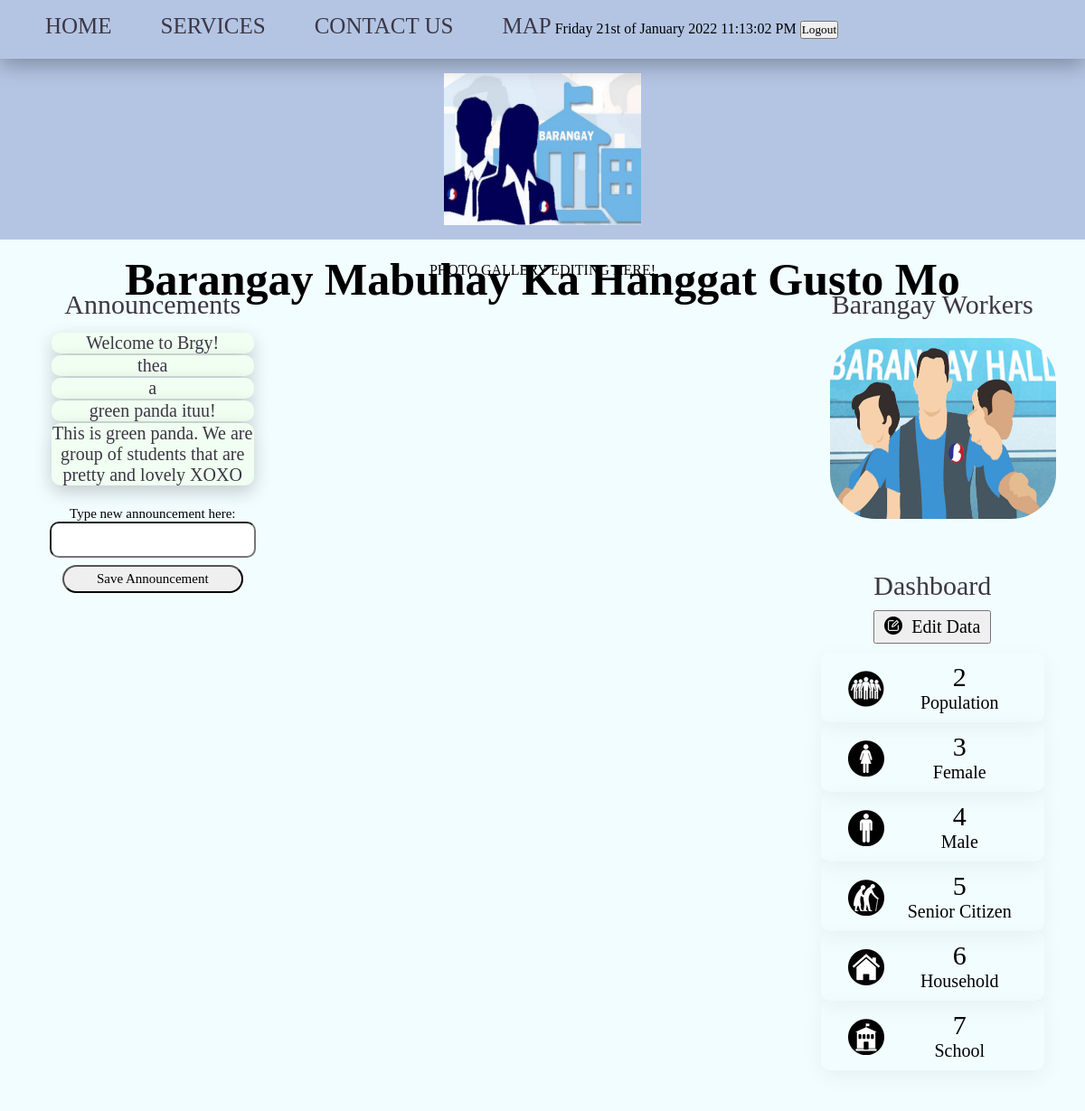
Page /admin_home.php on the committed database.
### tables this page shows
CREATE TABLE `announcements` (
  `id` int(11) NOT NULL,
  `text_anno` mediumtext NOT NULL
);

### database/edit_home.php (called while the page is built, shortened)
<?php
    require('database/db.php');
    $data_ann = "SELECT text_anno  FROM announcements";
    $result_ann = mysqli_query($con,$data_ann);
    $row_ann = mysqli_fetch_assoc($result_ann);
    extract($row_ann);
    $data_dash = "SELECT population, female, male, senior, household, school  FROM dashboard where dashID = (SELECT MAX(dashID) FROM dashboard)";
    $result_dash = mysqli_query($con,$data_dash);
    $row_dash = mysqli_fetch_assoc($result_dash);
    extract($row_dash);
?>

### admin_home.php (the view, shortened to what this page needs)
<!DOCTYPE html>
<html lang="en">
<head>
    <link rel="stylesheet" type="text/css" href="css/home.css">
</head>
<body>
    <?php require('database/edit_home.php'); ?>
    <div class="container">
        <div class = "headings">
            <ul>
                <span class="nav">
                    <li><a href="admin_home.php"><span class="nav_title">HOME</span></a></li>
                    <li><a href="#"><span class="nav_title">SERVICES</span></a></li>
                    <li><a href="admin_contacts.php"><span class="nav_title">CONTACT US</span></a></li>
                    <li><a href="#"><span class="nav_title">MAP</span></a></li>
                </span>
                <li class="date">
                    <?php
                        echo date("l jS \of F Y h:i:s A");
                    ?>
                </li>
                <li class="login"><a href="logout.php"><button class="login_btn">Logout</button></a></li>
            </ul>
        </div>
        <div class="barangay">
            <ul>
                <li><img src="images/brgy.jpg" align="middle" width="220px" height="170px"></li>
                <li><span class="brgy_name"><h1>Barangay Mabuhay Ka Hanggat Gusto Mo</h1></span></li>
            </ul>
        </div>
    </div>
    <div class="home_main">
        <div class="announcements">
            <div class="announcement_title">Announcements</div>
            <div class="display_ann">
                <div class="content_ann">
                    <?php
                        if(mysqli_num_rows($result_ann) > 0){
                            echo "<table>";
                            while($row = mysqli_fetch_array($result_ann)){
                                echo "<tr>";
                                    echo "<td>" . $row['text_anno'] . "</td> ";
                                echo "</tr>";
                            }
                            echo "</table>";
                        } else{
                            echo "No records matching your query were found.";
                        }
                    ?>
                </div>
            </div>
            <div class="new_ann">
                <form action = "admin_home.php" method="POST">
                    <div class="in_ann"><label>Type new announcement here: </label><input type="text" name = "annform" required></div>
                    <input type="submit" value="Save Announcement" name="insert_ann" class="ann_btn">
                </form>
            </div>
        </div>
        <div class="gallery">
            PHOTO GALLERY EDITING HERE!
        </div>
        <div class="workers_dash">
            <div class="brgy_workers">
                <a href="admin_workers.php">
                    <span class="brgy_workers_title">Barangay Workers</span>
                    <img src="images/official.jpg"><br>
                </a>
            </div>
            <div class="dashboard">
                <div class="brgy_workers_title">Dashboard</div>
                <button onclick = "openForm('edit')" class= "edit">
                    <img src="images/edit_icon.png" width="20px" height="20px" align="middle">
                    <span class="txt">Edit Data</span>
                </button>
                <div>
                    <ul>
                        <li>
                            <div class="imgs"><img src="images/population.png"></div>
                            <span class="num"><?php echo "".$population?></span><br>
                            <span class="dashboard_title">Population</span>
                        </li>
                        <li>
                            <div class="imgs"><img src="images/female.png"></div>
                            <span class="num"><?php echo "".$female?></span><br>
                            <span class="dashboard_title">Female</span>
                        </li>
                        <li>
                            <div class="imgs"><img src="images/male.png"></div>
                            <span class="num"><?php echo "".$male?></span><br>
                            <span class="dashboard_title">Male</span>
                        </li>
                        <li>
                            <div class="imgs"><img src="images/senior.png"></div>
                            <span class="num"><?php echo "".$senior?></span><br>
                            <span class="dashboard_title">Senior Citizen</span>
                        </li>
                        <li>
                            <div class="imgs"><img src="images/house.png"></div>
                            <span class="num"><?php echo "".$household?></span><br>
                            <span class="dashboard_title">Household</span>
                        </li>
                        <li>
                            <div class="imgs"><img src="images/school.png"></div>
                            <span class="num"><?php echo "".$school?></span><br>
                            <span class="dashboard_title">School</span>
                        </li>
                    </ul>
                </div>
            </div>
        </div>
    </div>
</body>
</html>

### css/home.css (style rules this page uses)
* { margin: 0; padding: 0; box-sizing: border-box; font-family: 'Times New Roman', Times, serif; }
:root { --honeydew: #F0FFF1; --webcolor: #F2FDFF; --powder_blue: #9AD4D6; --cadet_blue: #69A2B0; --light_steel_blue: #B4C5E4; --black: #000000; --black_coffee: #3C3744; --white: #FFFFFF; }
body { background: var(--honeydew); margin: auto; transition: 0.5s; }
.container { width: 100%; text-align: center; position: relative; }
.headings { overflow: hidden; background-color: var(--light_steel_blue); position: fixed; top: 0; width: 100%; height: 65px; box-shadow: 0 7px 25px rgba(0, 0, 0, 0.3); text-align: start; }
.headings ul li { list-style: none; display: inline-block; margin-top: 15px; }
.nav li a { font-size: 25px; margin-left: 50px; color: var(--black_coffee); text-decoration: none; }
.barangay { height: 200px; background-color: var(--light_steel_blue); margin-top: 65px; }
.barangay ul li { display: inline-block; padding: 15px; justify-content: space-between; }
.barangay ul li .brgy_name { font-size: 25px; }
.barangay ul li img { padding: 1px; }
.home_main { width: 100%; display: table; padding: 25px; text-align: center; background-color: var(--webcolor); }
.announcements { float: left; width: 25%; padding: 30px; }
.announcement_title { font-size: 30px; color: var(--black_coffee); }
.gallery { float: left; width: 50%; }
.workers_dash { float: left; width: 25%; }
.brgy_workers { height: 100%; padding: 30px; }
.brgy_workers a { text-decoration: none; font-size: 30px; color: var(--black_coffee); }
.brgy_workers img { width: 250px; height: 200px; border-radius: 50px; margin-top: 20px; }
.dashboard { padding: 20px; text-align: center; justify-content: center; align-items: center; }
.dashboard .brgy_workers_title { font-size: 30px; color: var(--black_coffee); }
.dashboard ul li { padding: 10px; border-radius: 10px; list-style: none; align-items: center; box-shadow: 0 7px 25px rgba(0, 0, 0, 0.05); }
.dashboard .num { margin: 15px; font-size: 30px; }
.dashboard .dashboard_title { font-size: 20px; }
.imgs { padding-top: 10px; padding-left: 20px; float: left; }
.display_ann { font-size: 20px; align-items: center; margin-top: 10px; padding-bottom: 20px; }
.content_ann tr { background: var(--honeydew); color: var(--black_coffee); }
.content_ann tr td { text-align: center; border-radius: 10px; width: 500px; box-shadow: 0 7px 20px rgba(0, 0, 0, 0.2); }
.in_ann label { font-size: 15px; }
.in_ann input { font-size: 15px; width: 100%; height: 40px; padding: 5px; overflow-wrap: break-word; word-wrap: break-word; hyphens: auto; border-radius: 10px; }
.ann_btn { font-size: 15px; margin-top: 8px; width: 200px; padding: 5px; border-radius: 30px; }
.edit { padding: 5px 10px; margin: 10px; }
.edit img { float: left; align-self: middle; }
.txt { margin-left: 10px; font-size: 20px; }

### rows in the picture
announcements: text_anno "Welcome to Brgy!"
announcements: text_anno "thea"
announcements: text_anno "a"
announcements: text_anno "green panda ituu!"
announcements: text_anno "This is green panda. We are group of students that are pretty and lovely XOXO"

### other values in the picture
$population "2"
$female "3"
$male "4"
$senior "5"
$household "6"
$school "7"
